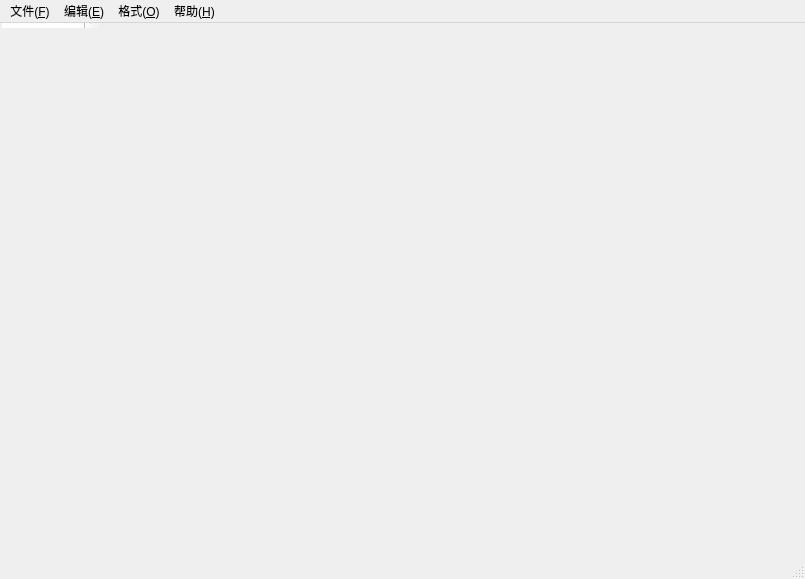
<?xml version="1.0" encoding="UTF-8"?>
<ui version="4.0">
 <class>NoteBook</class>
 <widget class="QMainWindow" name="NoteBook">
  <property name="geometry">
   <rect>
    <x>0</x>
    <y>0</y>
    <width>805</width>
    <height>579</height>
   </rect>
  </property>
  <property name="windowTitle">
   <string>无标题 - 记事本</string>
  </property>
  <property name="windowOpacity">
   <double>1.000000000000000</double>
  </property>
  <widget class="QTextEdit" name="text_area">
   <property name="palette">
    <palette>
     <active>
      <colorrole role="Highlight">
       <brush brushstyle="SolidPattern">
        <color alpha="255">
         <red>0</red>
         <green>120</green>
         <blue>215</blue>
        </color>
       </brush>
      </colorrole>
      <colorrole role="HighlightedText">
       <brush brushstyle="SolidPattern">
        <color alpha="255">
         <red>255</red>
         <green>255</green>
         <blue>255</blue>
        </color>
       </brush>
      </colorrole>
     </active>
     <inactive>
      <colorrole role="Highlight">
       <brush brushstyle="SolidPattern">
        <color alpha="255">
         <red>0</red>
         <green>120</green>
         <blue>215</blue>
        </color>
       </brush>
      </colorrole>
      <colorrole role="HighlightedText">
       <brush brushstyle="SolidPattern">
        <color alpha="255">
         <red>255</red>
         <green>255</green>
         <blue>255</blue>
        </color>
       </brush>
      </colorrole>
     </inactive>
     <disabled>
      <colorrole role="Highlight">
       <brush brushstyle="SolidPattern">
        <color alpha="255">
         <red>0</red>
         <green>120</green>
         <blue>215</blue>
        </color>
       </brush>
      </colorrole>
      <colorrole role="HighlightedText">
       <brush brushstyle="SolidPattern">
        <color alpha="255">
         <red>255</red>
         <green>255</green>
         <blue>255</blue>
        </color>
       </brush>
      </colorrole>
     </disabled>
    </palette>
   </property>
   <property name="font">
    <font>
     <family>Arial</family>
     <pointsize>24</pointsize>
    </font>
   </property>
   <property name="focusPolicy">
    <enum>Qt::StrongFocus</enum>
   </property>
   <property name="contextMenuPolicy">
    <enum>Qt::NoContextMenu</enum>
   </property>
   <property name="frameShape">
    <enum>QFrame::HLine</enum>
   </property>
   <property name="frameShadow">
    <enum>QFrame::Sunken</enum>
   </property>
   <property name="verticalScrollBarPolicy">
    <enum>Qt::ScrollBarAlwaysOn</enum>
   </property>
   <property name="horizontalScrollBarPolicy">
    <enum>Qt::ScrollBarAlwaysOff</enum>
   </property>
  </widget>
  <widget class="QMenuBar" name="menuBar">
   <property name="geometry">
    <rect>
     <x>0</x>
     <y>0</y>
     <width>805</width>
     <height>23</height>
    </rect>
   </property>
   <widget class="QMenu" name="menu_F">
    <property name="title">
     <string>文件(&amp;F)</string>
    </property>
    <addaction name="action_N"/>
    <addaction name="action_O"/>
    <addaction name="action_S"/>
    <addaction name="action_As"/>
    <addaction name="separator"/>
    <addaction name="action_X"/>
   </widget>
   <widget class="QMenu" name="menu_E">
    <property name="title">
     <string>编辑(&amp;E)</string>
    </property>
    <addaction name="action_U"/>
    <addaction name="separator"/>
    <addaction name="action_T"/>
    <addaction name="action_C"/>
    <addaction name="action_P"/>
    <addaction name="action_L"/>
    <addaction name="separator"/>
    <addaction name="action_Find"/>
    <addaction name="action_Find_N"/>
    <addaction name="action_R"/>
    <addaction name="action_G"/>
    <addaction name="separator"/>
    <addaction name="action_All"/>
    <addaction name="action_D"/>
   </widget>
   <widget class="QMenu" name="helpMenu">
    <property name="title">
     <string>帮助(&amp;H)</string>
    </property>
    <addaction name="action_H"/>
    <addaction name="action_About"/>
   </widget>
   <widget class="QMenu" name="menu_O">
    <property name="title">
     <string>格式(&amp;O)</string>
    </property>
    <addaction name="action_W"/>
    <addaction name="action_Font"/>
   </widget>
   <addaction name="menu_F"/>
   <addaction name="menu_E"/>
   <addaction name="menu_O"/>
   <addaction name="helpMenu"/>
  </widget>
  <widget class="QStatusBar" name="statusBar"/>
  <action name="action_N">
   <property name="text">
    <string>新建(&amp;N)</string>
   </property>
   <property name="shortcut">
    <string>Ctrl+N</string>
   </property>
   <property name="shortcutVisibleInContextMenu">
    <bool>true</bool>
   </property>
  </action>
  <action name="action_O">
   <property name="text">
    <string>打开(&amp;O)...</string>
   </property>
   <property name="iconText">
    <string>打开(O)</string>
   </property>
   <property name="toolTip">
    <string>打开(O)</string>
   </property>
   <property name="shortcut">
    <string>Ctrl+O</string>
   </property>
   <property name="shortcutVisibleInContextMenu">
    <bool>true</bool>
   </property>
  </action>
  <action name="action_S">
   <property name="text">
    <string>保存(&amp;S)</string>
   </property>
   <property name="shortcut">
    <string>Ctrl+S</string>
   </property>
   <property name="shortcutVisibleInContextMenu">
    <bool>true</bool>
   </property>
  </action>
  <action name="action_As">
   <property name="text">
    <string>另存为(&amp;A)...</string>
   </property>
  </action>
  <action name="action_X">
   <property name="text">
    <string>退出(&amp;X)</string>
   </property>
  </action>
  <action name="action_U">
   <property name="enabled">
    <bool>false</bool>
   </property>
   <property name="text">
    <string>撤销(&amp;U)</string>
   </property>
   <property name="shortcut">
    <string>Ctrl+Z</string>
   </property>
   <property name="shortcutVisibleInContextMenu">
    <bool>true</bool>
   </property>
  </action>
  <action name="action_T">
   <property name="enabled">
    <bool>false</bool>
   </property>
   <property name="text">
    <string>剪切(&amp;T)</string>
   </property>
   <property name="shortcut">
    <string>Ctrl+X</string>
   </property>
   <property name="shortcutVisibleInContextMenu">
    <bool>true</bool>
   </property>
  </action>
  <action name="action_C">
   <property name="enabled">
    <bool>false</bool>
   </property>
   <property name="text">
    <string>复制(&amp;C)</string>
   </property>
   <property name="shortcut">
    <string>Ctrl+C</string>
   </property>
   <property name="shortcutVisibleInContextMenu">
    <bool>true</bool>
   </property>
  </action>
  <action name="action_P">
   <property name="enabled">
    <bool>false</bool>
   </property>
   <property name="text">
    <string>粘贴(&amp;P)</string>
   </property>
   <property name="shortcut">
    <string>Ctrl+V</string>
   </property>
   <property name="shortcutVisibleInContextMenu">
    <bool>true</bool>
   </property>
  </action>
  <action name="action_L">
   <property name="enabled">
    <bool>false</bool>
   </property>
   <property name="text">
    <string>删除(&amp;L)</string>
   </property>
   <property name="shortcut">
    <string>Del</string>
   </property>
   <property name="shortcutVisibleInContextMenu">
    <bool>true</bool>
   </property>
  </action>
  <action name="action_Find">
   <property name="text">
    <string>查找(&amp;F)...</string>
   </property>
   <property name="shortcut">
    <string>Ctrl+F</string>
   </property>
   <property name="shortcutVisibleInContextMenu">
    <bool>true</bool>
   </property>
  </action>
  <action name="action_R">
   <property name="text">
    <string>替换(&amp;R)...</string>
   </property>
   <property name="shortcut">
    <string>Ctrl+H</string>
   </property>
   <property name="shortcutVisibleInContextMenu">
    <bool>true</bool>
   </property>
  </action>
  <action name="action_G">
   <property name="enabled">
    <bool>false</bool>
   </property>
   <property name="text">
    <string>转到(&amp;G)...</string>
   </property>
   <property name="shortcut">
    <string>Ctrl+G</string>
   </property>
   <property name="shortcutVisibleInContextMenu">
    <bool>true</bool>
   </property>
  </action>
  <action name="action_All">
   <property name="text">
    <string>全选(&amp;A)</string>
   </property>
   <property name="shortcut">
    <string>Ctrl+A</string>
   </property>
   <property name="shortcutVisibleInContextMenu">
    <bool>true</bool>
   </property>
  </action>
  <action name="action_D">
   <property name="text">
    <string>时间/日期(&amp;D)</string>
   </property>
   <property name="shortcut">
    <string>F5</string>
   </property>
   <property name="shortcutVisibleInContextMenu">
    <bool>true</bool>
   </property>
  </action>
  <action name="action_Font">
   <property name="text">
    <string>字体(&amp;F)...</string>
   </property>
  </action>
  <action name="action_H">
   <property name="text">
    <string>查看帮助(&amp;H)</string>
   </property>
  </action>
  <action name="action_About">
   <property name="text">
    <string>关于记事本(&amp;A)</string>
   </property>
  </action>
  <action name="action_W">
   <property name="checkable">
    <bool>true</bool>
   </property>
   <property name="checked">
    <bool>true</bool>
   </property>
   <property name="text">
    <string>自动换行(&amp;W)</string>
   </property>
  </action>
  <action name="action_Find_N">
   <property name="text">
    <string>查找下一个(&amp;N)</string>
   </property>
   <property name="shortcut">
    <string>F3</string>
   </property>
   <property name="shortcutVisibleInContextMenu">
    <bool>true</bool>
   </property>
  </action>
 </widget>
 <layoutdefault spacing="6" margin="11"/>
 <resources/>
 <connections/>
</ui>
